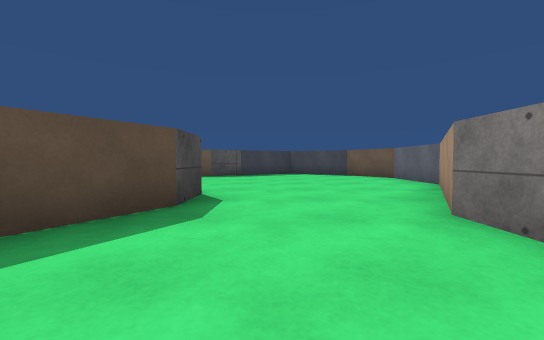
[1] (above)

24 first-person views from a walk through a Unity game level. The camera is 0.48 m above the floor, tilts 2° down and sees 90° across. The floor is counted in squares, 1 m on a side. Each view is taken from the middle of a square. On the plan, view 1 faces up. The plan holds only what a view shows up to about 9 squares ahead; the rest is blank. The place goes on beyond the plan. Surface patterns are stand-ins for the level's own textures.

[2]
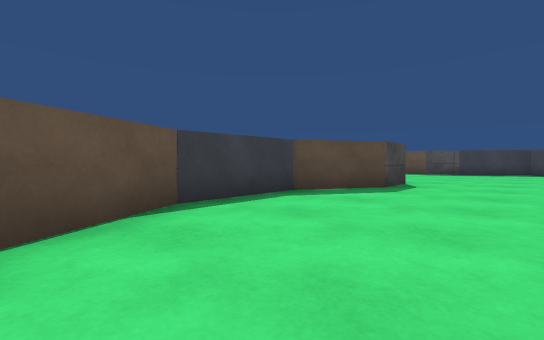

[3]
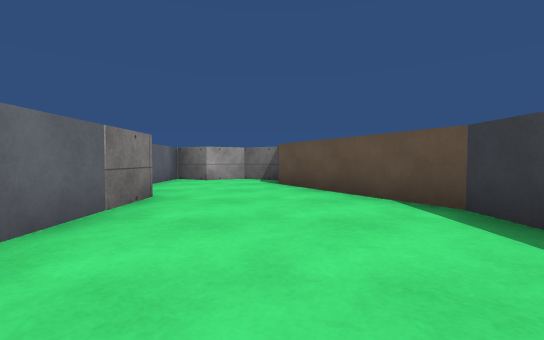

[4]
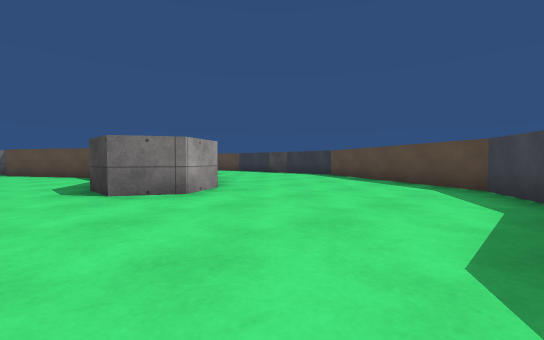

[5]
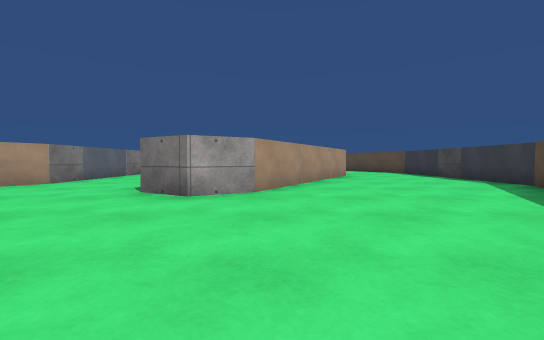

[6]
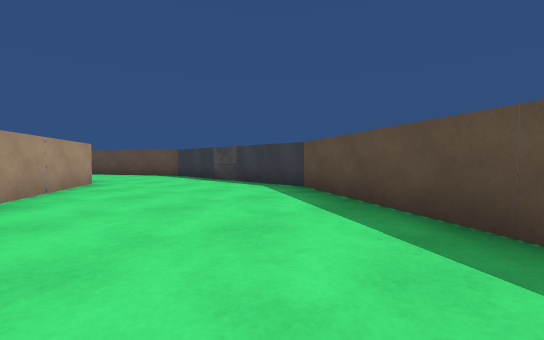

[7]
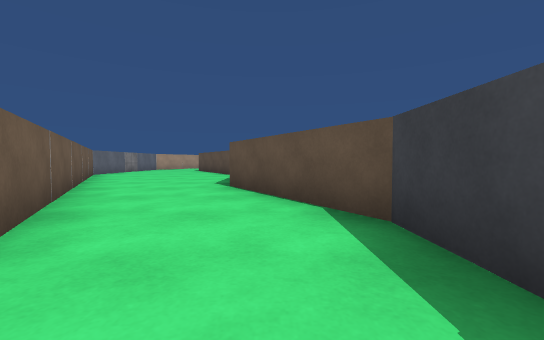

[8]
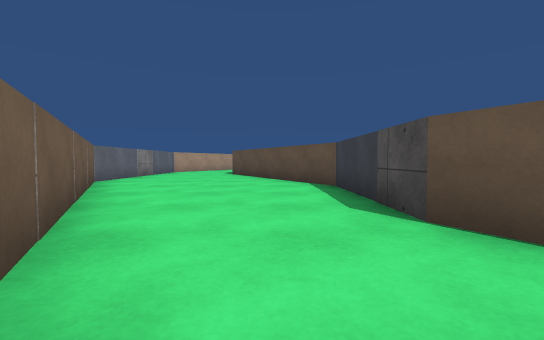

[9]
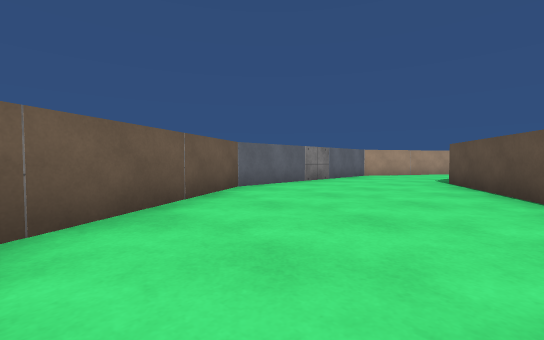

[10]
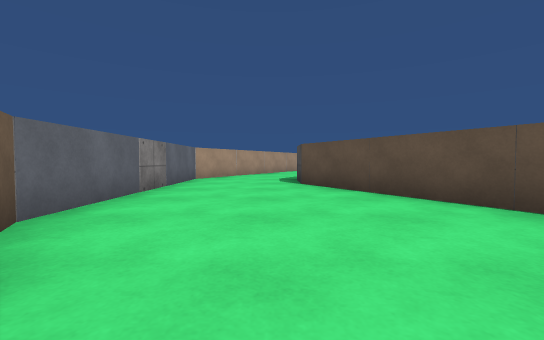

[11]
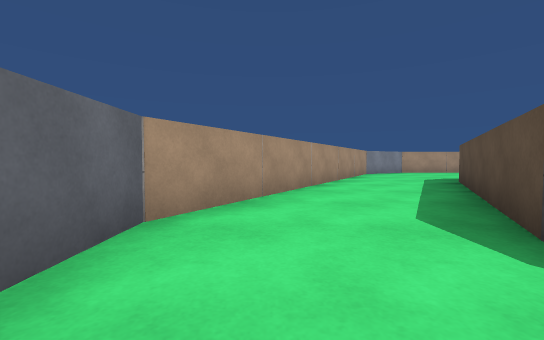

[12]
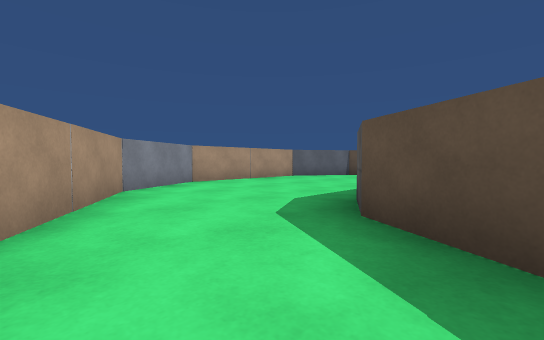

[13]
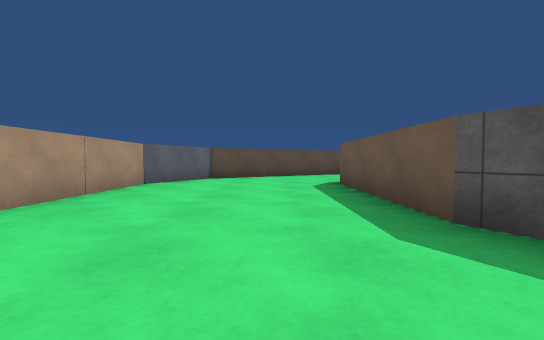

[14]
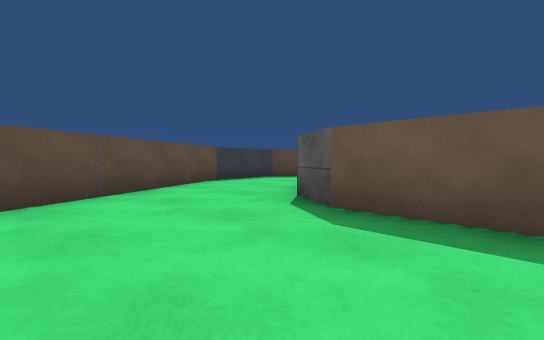

[15]
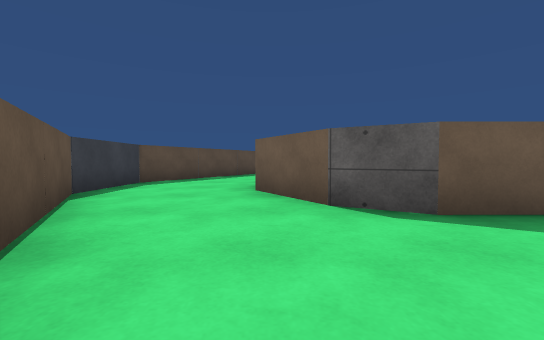

[16]
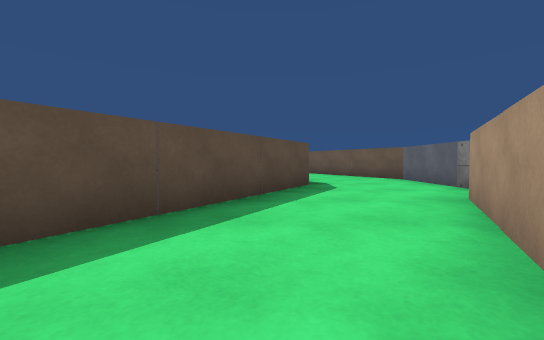

[17]
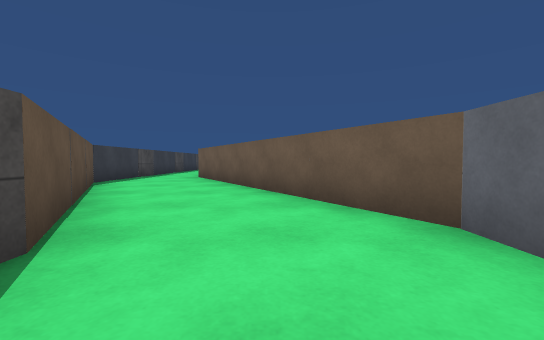

[18]
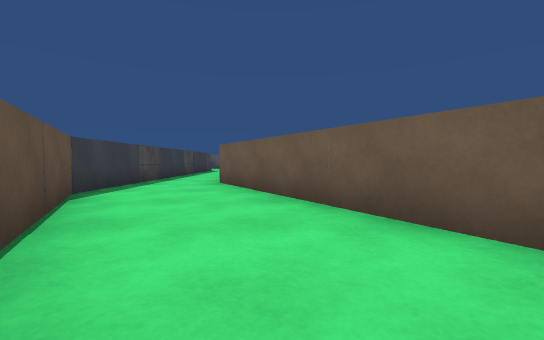

[19]
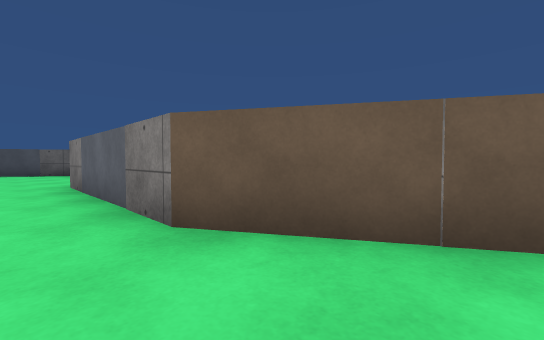

[20]
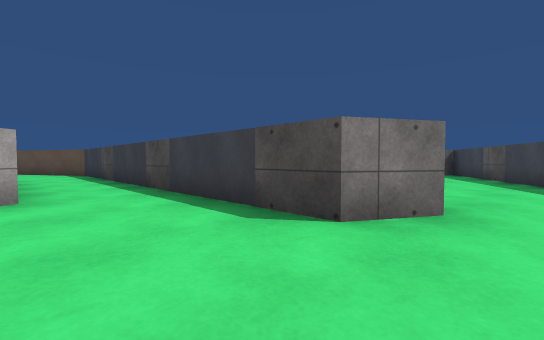

[21]
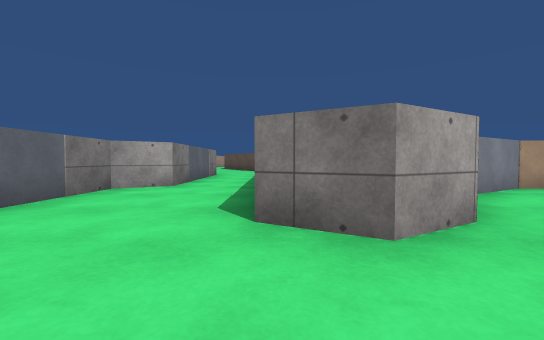

[22]
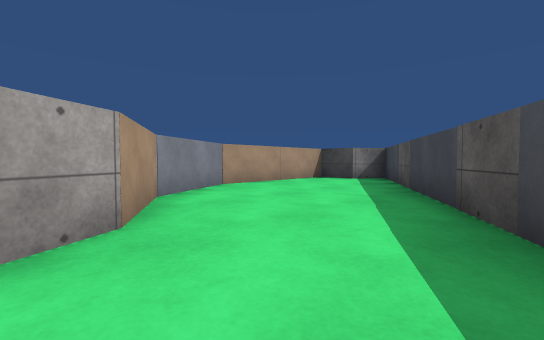

[23]
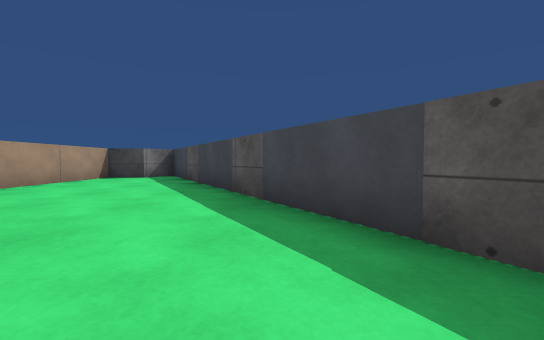

[24]
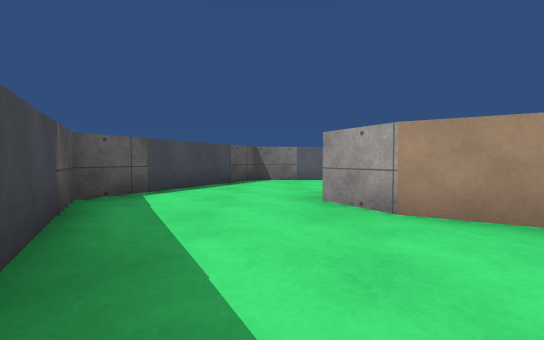

### Floor plan
Key: @ floor where view 1 was taken; # wall or solid block; . floor; O other object.
Columns run from 24 left of view 1 to 4 right of it. Each row starts with its distance up from view 1.
 10                         O#O
  9                      O##..O#
  8                    OO......O
  7       O###O       O........O
  6      #O...O##    ##........OO
  5    #O.......#    O.........O
  4  O##....##..O   OO...###...#
  3 #O.....O #..O   #....O #..O
  2 ##....O# O..#   O...O#O...#
  1  #O#O#   #.##   #...O O...O
  0          #.#    #..O  O.@.O
 -1          O.O    O..#  O...#
 -2          #.#    #..O   #..#
 -3          #.#    OO..#  O...
 -4          O.OO    O..O   #..O
 -5          #..O    ##..O  ###
 -6          OO..##   #..O#
 -7           O..O#  OO...O
 -8            #..O   O...OO
 -9            O..O   O....#
-10            #..OO  #O...O
-11            O..O   ##...#
-12            #..      O..#
-13           O..O#     #..O
-14          #O..##     O..#
-15          #..O      #O..O
-16          O..       O..O
-17          #..O     O..##
-18          OO..#O#O##..O
-19           O.........O
-20           ##........O
-21            O.......O
-22             OO....O#
-23              #O#O#

Positions as (right, up) in squares from view 1, and headings:
1: (0, 0), facing up
2: (1, -2), facing up-left
3: (0, 2), facing down
4: (0, 8), facing down-left
5: (-3, 8), facing down
6: (-4, 6), facing down-left
7: (-7, 0), facing down
8: (-5, -3), facing down
9: (-5, -6), facing down-right
10: (-3, -7), facing down
11: (-2, -12), facing down
12: (-4, -17), facing down-left
13: (-5, -20), facing left
14: (-9, -21), facing up-left
15: (-12, -21), facing up
16: (-13, -16), facing up
17: (-11, -11), facing up
18: (-12, -9), facing up
19: (-14, -5), facing up-right
20: (-13, 5), facing down-left
21: (-15, 6), facing down
22: (-16, 6), facing down-left
23: (-15, 6), facing left
24: (-19, 5), facing right
